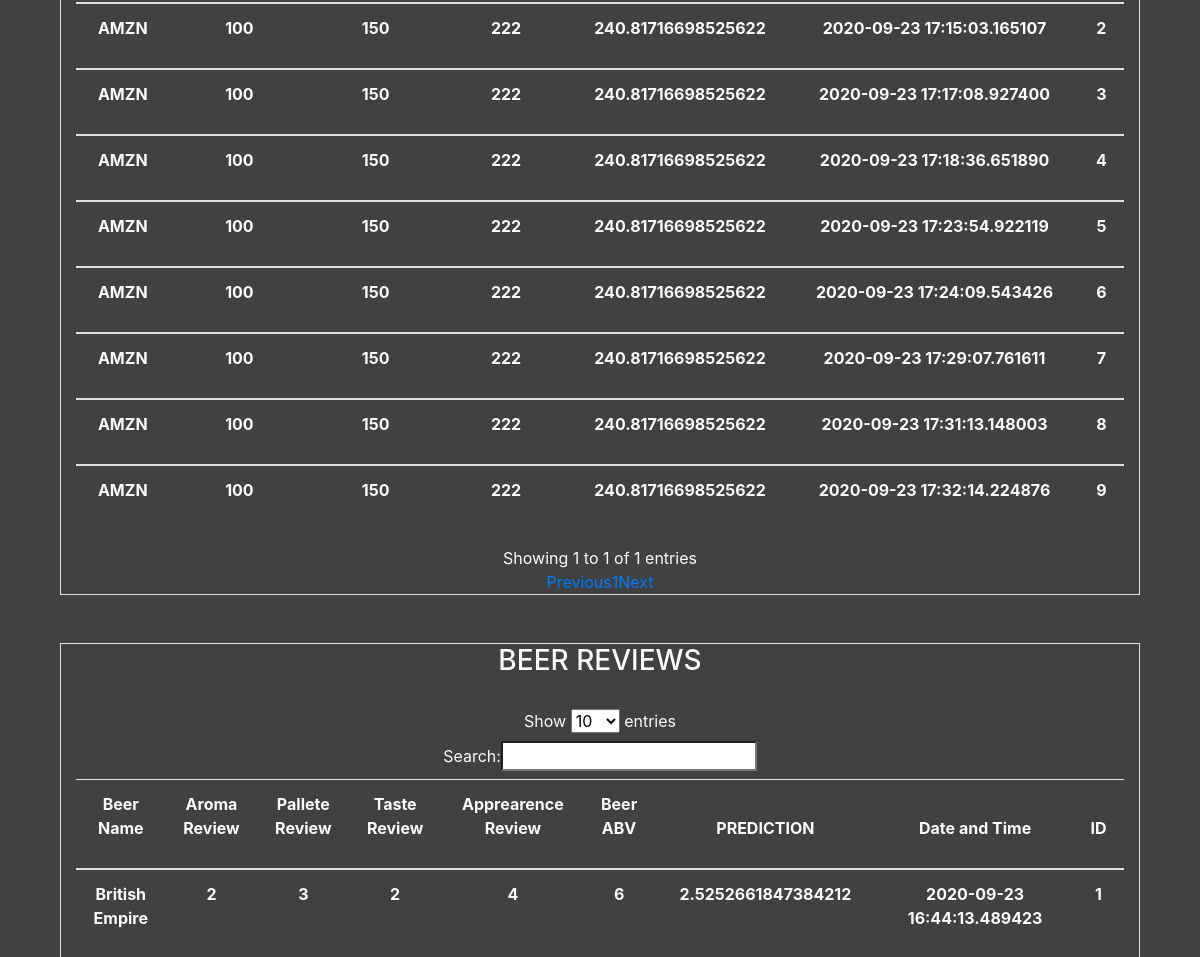
The page /dashboard (signed in, middle part) on the database as committed earlier.
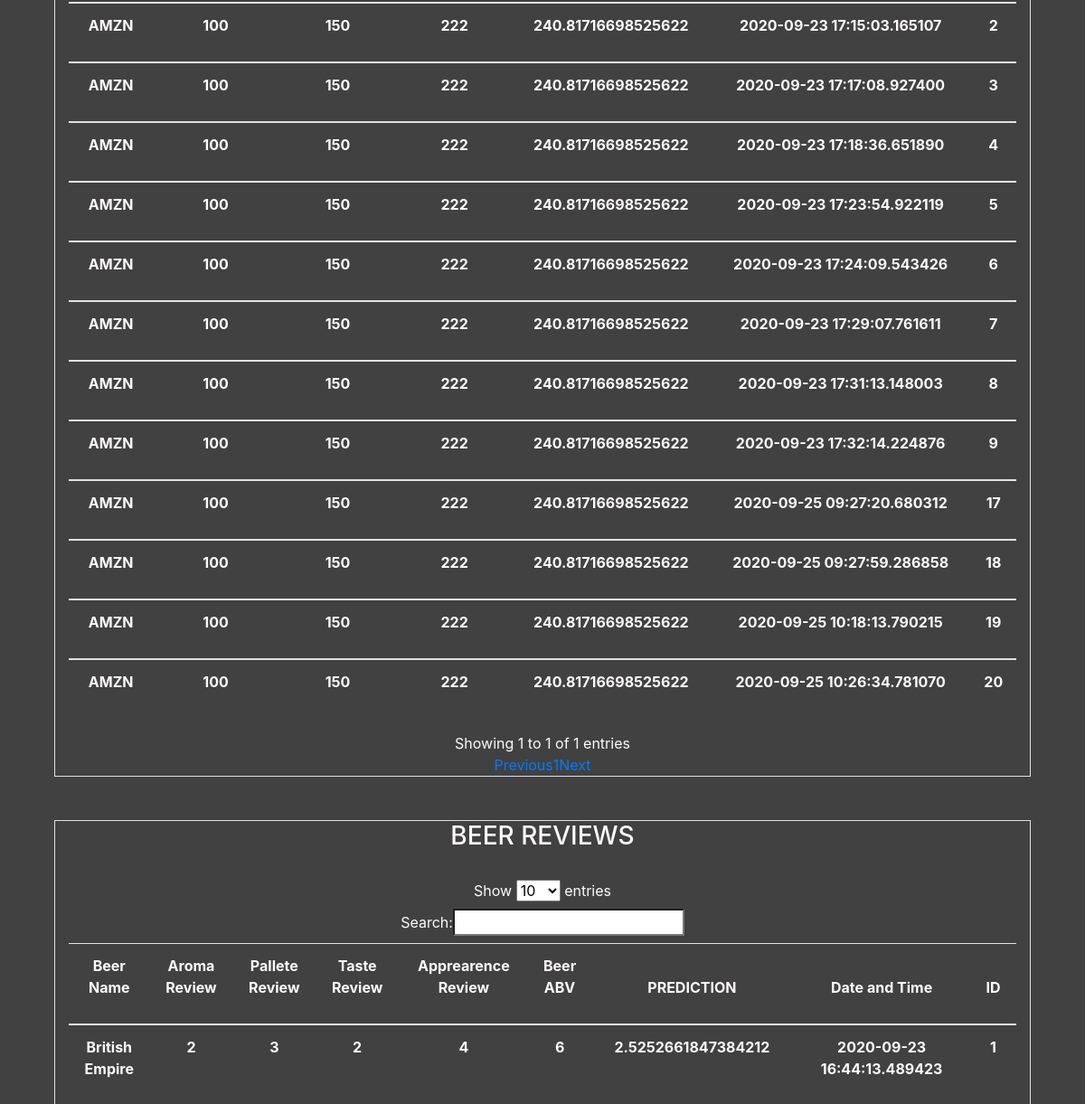
The same page on the database as committed later.
### dataapp/models.py (models this page shows, shortened)
class new_york(db.Model):
    id = db.Column("id", db.Integer, primary_key = True)
    company_symbol = db.Column(db.String(100), unique = False, nullable = False)
    open_val = db.Column(db.Integer)
    high_val = db.Column(db.Integer)
    low_val = db.Column(db.Integer)
    close_prediction = db.Column(db.Integer, default = 0)
    date_time = db.Column(db.DateTime, nullable=False, default=datetime.utcnow)
    user_id = db.Column(db.Integer, db.ForeignKey("users.id"), nullable = False)

class beer_review(db.Model):
    id = db.Column("id", db.Integer, primary_key = True)
    beer_name = db.Column(db.String(100), unique = False, nullable = False)
    review_aroma = db.Column(db.Integer)
    review_pallete = db.Column(db.Integer)
    review_taste = db.Column(db.Integer)
    review_appearance = db.Column(db.Integer)
    beer_abv = db.Column(db.Integer)
    prediction_review = db.Column(db.Integer, default = 0)
    date_time = db.Column(db.DateTime, nullable=False, default=datetime.utcnow)
    user_id = db.Column(db.Integer, db.ForeignKey("users.id"), nullable = False)

### dataapp/main/routes.py (the view)
@main.route('/dashboard', methods=["POST", "GET"])
@login_required
def dashboard():
    user = users.query.get(current_user.id)
    nyse = user.new_york
    beers = beer_review.query.filter_by(user_id=current_user.id).all()
    if not nyse and not beers:
        flash("No predictions done yet.", 'danger')
    return render_template("dashboard.html", post = nyse, beers = beers)

### dataapp/models.py (called while the page is built)
@login_manager.user_loader
def load_user(user_id):
    return users.query.get(int(user_id))

### dataapp/templates/dashboard.html (shortened to what this page needs)
{% extends "layout.html" %}
{% block content %}
    <div class = "container-fluid" style="color: snow;">
        {% if post %}
            <div class="container border" style="border: 3px;">
                <br>
                <table class="table table-hove" id = "nyse_table">
                    {% for predict in post %}
                        <tbody>
                            <tr>
                                <th><p align="center">{{predict.company_symbol}}</p></th>
                                <th><p align="center">{{predict.open_val}}</p></th>
                                <th><p align="center">{{predict.high_val}}</p></th>
                                <th><p align="center">{{predict.low_val}}</p></th>
                                <th><p align="center">{{predict.close_prediction}}</p></th>
                                <th><p align="center">{{predict.date_time}}</p></th>
                                <th><p align="center">{{predict.id}}</p></th>
                            </tr>
                        </tbody>
                    {% endfor %}
                </table>
            </div>
        {% endif %}
        <br>
        <br>
        {% if beers %}
            <div class="container border">
                <h3>BEER REVIEWS</h3>
                <br>
                <table class="table table-hove" id = "beers_table">
                    <thead>
                        <tr>
                            <th><p align="center">Beer Name</p></th>
                            <th><p align="center">Aroma Review</p></th>
                            <th><p align="center">Pallete Review</p></th>
                            <th><p align="center">Taste Review</p></th>
                            <th><p align="center">Apprearence Review</p></th>
                            <th><p align="center">Beer ABV</p></th>
                            <th><p align="center">PREDICTION</p></th>
                            <th><p align="center">Date and Time</p></th>
                            <th><p align="center">ID</p></th>
                        </tr>
                    </thead>
                    {% for beer in beers %}
                        <tbody>
                            <tr>
                                <th><p align="center">{{beer.beer_name}}</p></th>
                                <th><p align="center">{{beer.review_aroma}}</p></th>
                                <th><p align="center">{{beer.review_pallete}}</p></th>
                                <th><p align="center">{{beer.review_taste}}</p></th>
                                <th><p align="center">{{beer.review_appearance}}</p></th>
                                <th><p align="center">{{beer.beer_abv}}</p></th>
                                <th><p align="center">{{beer.prediction_review}}</p></th>
                                <th><p align="center">{{beer.date_time}}</p></th>
                                <th><p align="center">{{beer.id}}</p></th>
                            </tr>
                        </tbody>
                    {% endfor %}
                </table>
            </div>
        {% endif %}
    </div>
{% endblock content %}

### dataapp/templates/layout.html (shortened to what this page needs)
<!DOCTYPE html>
<html>
<head>
    <link rel="stylesheet" href="https://maxcdn.bootstrapcdn.com/bootstrap/4.0.0/css/bootstrap.min.css">
    <link rel="stylesheet" type="text/css" href="{{ url_for('static', filename='style.css') }}">
</head>
<body style="background-color: rgb(65, 65, 65);">
    <div class="container" align='center'>
        {% block content %}{% endblock %}
    </div>
</body>
</html>

### dataapp/static/style.css (style rules this page uses)
body { background-image: url("https://i.pinimg.com/originals/62/da/98/62da98a3844145e89cd5aaf257d66eea.png"); background-repeat: no-repeat; background-attachment: fixed; background-size: 100% 100%; }

Rows that differ between the two databases and show on the page:
added new_york: company_symbol "AMZN", open_val "100", high_val "150", low_val "222", close_prediction "240.81716698525622", date_time "2020-09-25 09:27:20.680312", id "17"
added new_york: company_symbol "AMZN", open_val "100", high_val "150", low_val "222", close_prediction "240.81716698525622", date_time "2020-09-25 09:27:59.286858", id "18"
added new_york: company_symbol "AMZN", open_val "100", high_val "150", low_val "222", close_prediction "240.81716698525622", date_time "2020-09-25 10:18:13.790215", id "19"
added new_york: company_symbol "AMZN", open_val "100", high_val "150", low_val "222", close_prediction "240.81716698525622", date_time "2020-09-25 10:26:34.781070", id "20"
